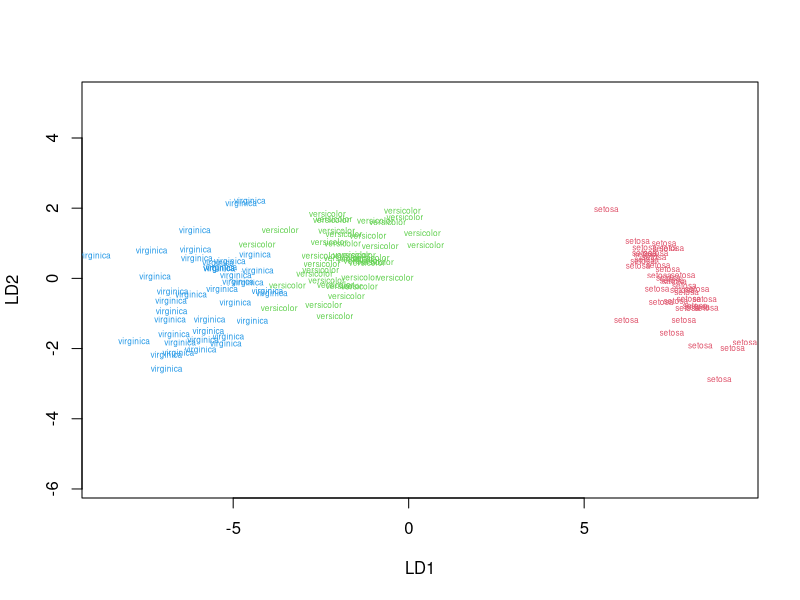
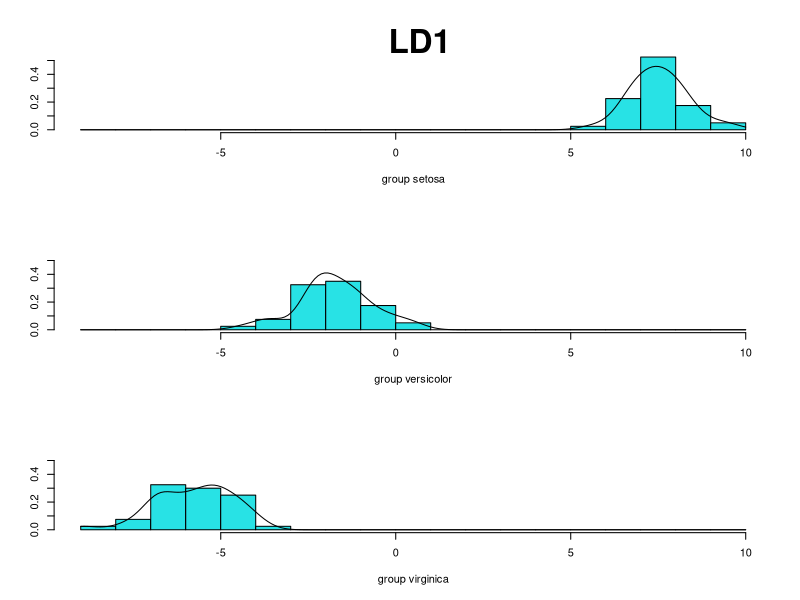
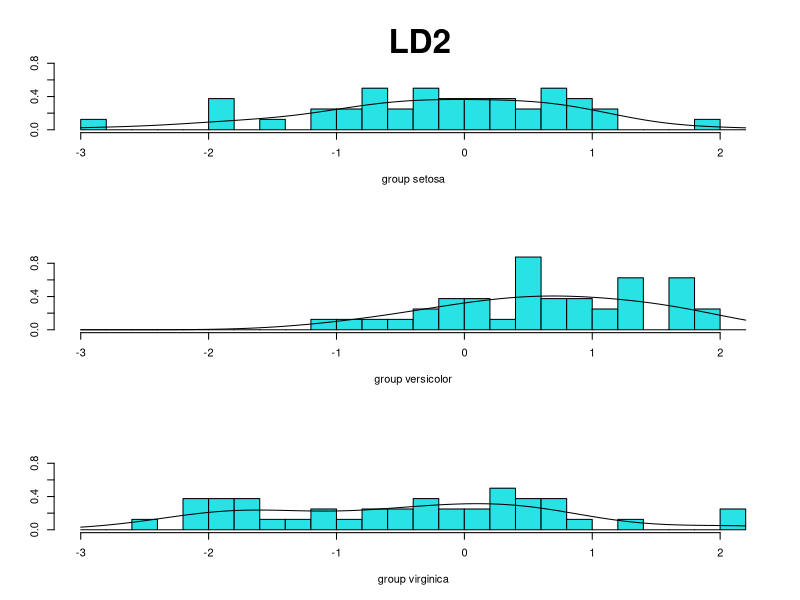
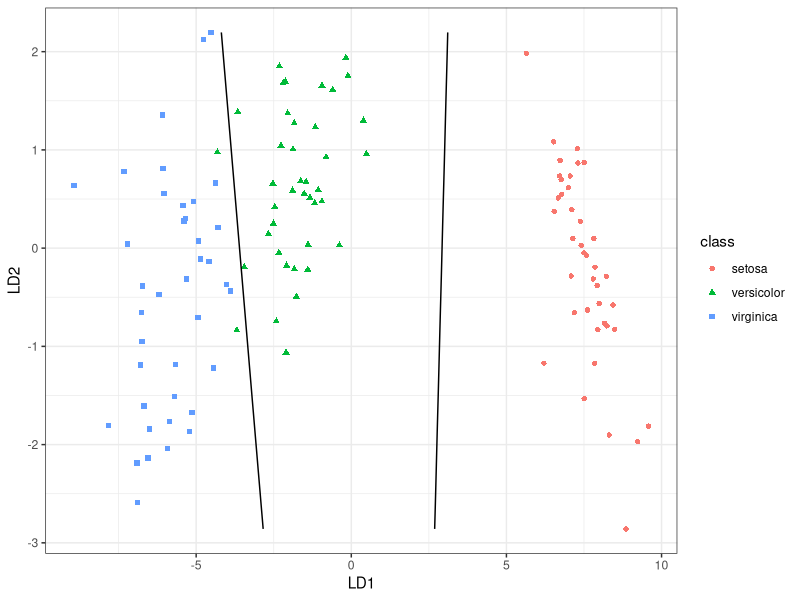
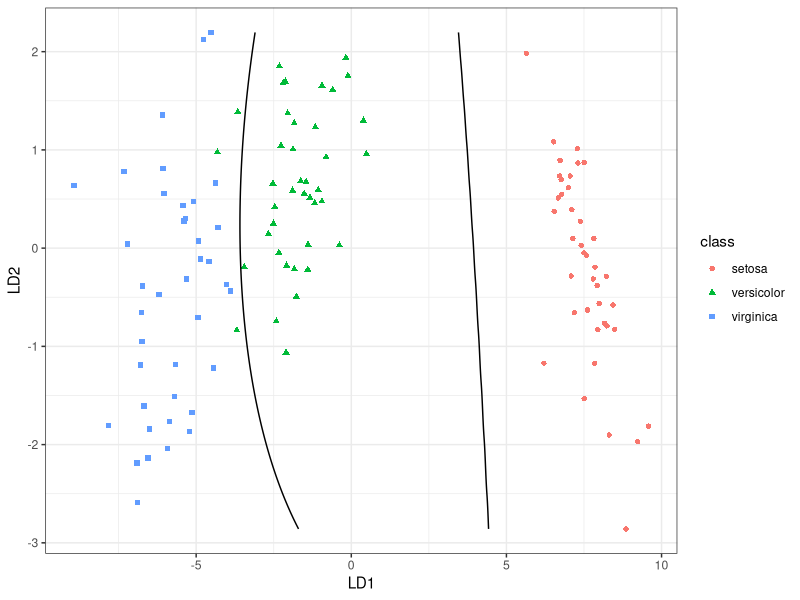

The R script that drew these images, in order:
## ---- chunk 1
options(digits = 5, width = 100)
## ---- chunk 2
# Set random seed
set.seed(12345)

# Packages
library(MASS) # for lad, qda
## ---- chunk 3
dim(iris)
head(iris)
proportions(table(iris$Species))
## ---- chunk 4
str(iris)
## ---- chunk 5
nr <- nrow(iris)
train.id <- sample(nr, nr * 0.8)

training <- iris[train.id, ]
testing <- iris[-train.id, ]
## ---- chunk 6
dim(training)
dim(testing)
## ---- chunk 7
lda.mod <- lda(Species ~ ., training, prior = c(1,1,1)/3)
## ---- chunk 8
options(max.print = 20)
## ---- chunk 9
lda.mod
## ---- chunk 10
#| fig-width: 7

plot(lda.mod, col = as.integer(training$Species)+1, cex = 0.5)
## ---- chunk 11
lda.fit <- predict(lda.mod)
lda.fit
## ---- chunk 12
#| fig-height: 7

ldahist(lda.fit$x[, 1], g = training$Species, type = "both")
title("LD1", cex.main = 2)
## ---- chunk 13
#| fig-height: 7

ldahist(lda.fit$x[, 2], g = training$Species, type = "both")
title("LD2", cex.main = 2)
## ---- chunk 14
(Z <- lda.mod$scaling)
X <- model.matrix(Species ~ ., training)[, -1]
center <- t(lda.mod$prior) %*% lda.mod$means
Xc <- scale(X, center = center, scale = FALSE)
LD <- Xc %*% Z
LD
all.equal(LD, lda.fit$x)
## ---- chunk 15
#| fig-width: 7
#| code-fold: true
#| code-summary: "codes for plot"

library(ggplot2)

lda.grid.mod <- lda(class ~ LD1 + LD2, data.frame(lda.fit$x, class = lda.fit$class))
ld1 <- seq(min(lda.fit$x[, 1]), max(lda.fit$x[, 1]), length.out = 200)
ld2 <- seq(min(lda.fit$x[, 2]), max(lda.fit$x[, 2]), length.out = 200)
lda.grid <- expand.grid(LD1 = ld1, LD2 = ld2)
lda.grid.post <- cbind(lda.grid, predict(lda.grid.mod, newdata = lda.grid)$posterior)

ggplot(data.frame(lda.fit$x, class = training$Species), aes(x = LD1, y = LD2)) +
  geom_point(aes(colour = class, shape = class)) +
  geom_contour(data = lda.grid.post, aes(z = versicolor), breaks = 0.5, colour = 1) +
  theme_bw()
## ---- chunk 16
qda.mod <- qda(Species ~ ., training, prior = c(1,1,1)/3)
qda.mod
## ---- chunk 17
#| fig-width: 7
#| code-fold: true
#| code-summary: "codes for plot"

library(ggplot2)

qda.fit <- predict(qda.mod)
qda.grid.mod <- qda(class ~ LD1 + LD2, data.frame(lda.fit$x, class = qda.fit$class))
qda.grid.post <- cbind(lda.grid, predict(qda.grid.mod, newdata = lda.grid)$posterior)

ggplot(data.frame(lda.fit$x, class = training$Species), aes(x = LD1, y = LD2)) +
  geom_point(aes(colour = class, shape = class)) +
  geom_contour(data = qda.grid.post, aes(z = versicolor), breaks = 0.5, colour = 1) +
  theme_bw()
## ---- chunk 18
lda.pred <- predict(lda.mod, testing)
qda.pred <- predict(qda.mod, testing)
## ---- chunk 19
table(Reality = testing$Species, Prediction = lda.pred$class)
mean(testing$Species == lda.pred$class)
## ---- chunk 20
table(Reality = testing$Species, Prediction = qda.pred$class)
mean(testing$Species == qda.pred$class)
